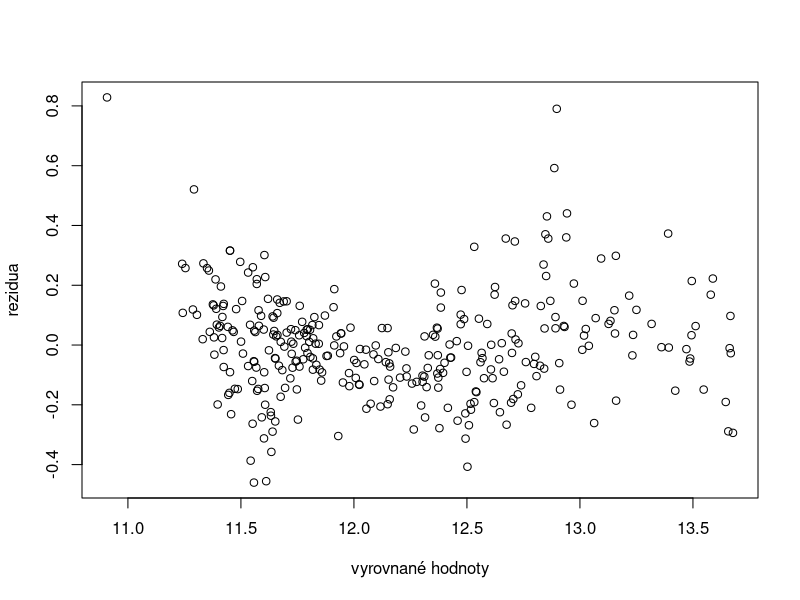
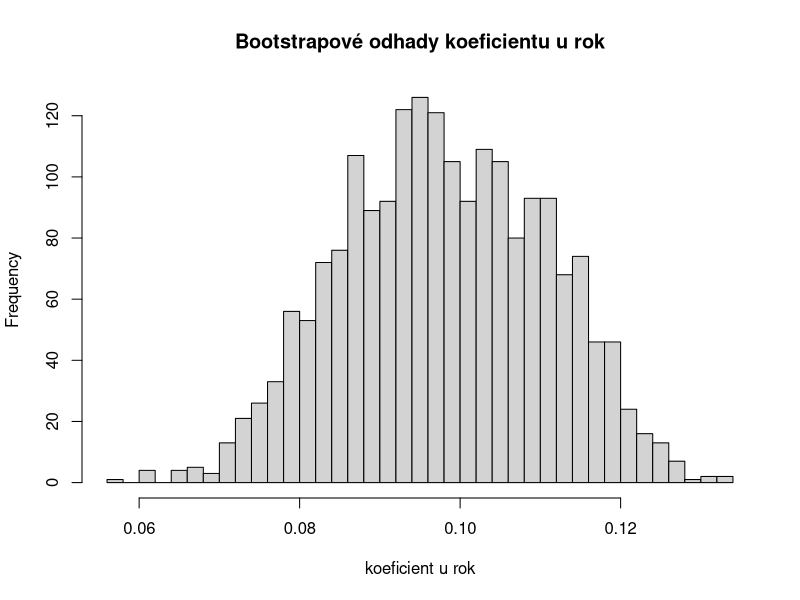

These figures' R source, in order:
# =============================================================================
# 4EK453 Principy ekonometrie – Přednáška 6: Robustní statistická indukce
# Jan Zouhar, Katedra ekonometrie FIS VŠE v Praze
#
# Skript reprodukuje všechny výsledky z prezentace. Spouštějte ho z kořene
# složky kurzu (data se čtou z podsložky data/).
# Řádky „# ---- název ----“ označují bloky, které se zobrazují v prezentaci.
#
# Potřebné balíčky: sandwich, lmtest, car
#   install.packages(c("sandwich", "lmtest", "car"))
# =============================================================================

# ---- nastaveni ----
options(scipen = 10)  # raději víc číslic než vědecký zápis (0.109 místo 1.090e-01)
library(sandwich)     # sendvičové odhady varianční matice: vcovHC(), vcovCL(), NeweyWest()
library(lmtest)       # coeftest(), bptest(), lrtest()
library(car)          # linearHypothesis(), deltaMethod()
set.seed(453)         # bootstrap a simulace jsou náhodné; seed zajistí stejné výsledky
se <- function(V) sqrt(diag(V))  # směrodatné chyby = odmocniny z diagonály varianční matice


# =============================================================================
# Ojeté škodovky: model z přednášky 5
# =============================================================================

# ---- skoda-model ----
sk <- read.csv("data/skoda.csv", sep = ";", fileEncoding = "CP1250")
sk$palivo <- factor(sk$palivo)  # faktor: úrovně zůstanou i ve výběrech bez LPG (8 aut)
m <- lm(log(cena) ~ I(km/1000) + rok + model + kombi + palivo, data = sk)

# ---- skoda-se ----
# Tři odhady směrodatných chyb pro tentýž model
se_klasicke <- se(vcov(m))                  # z sigma^2 (X'X)^{-1}, předpokládá homoskedasticitu
se_HC3      <- se(vcovHC(m, type = "HC3"))  # sendvič
round(cbind(odhad = coef(m), se_klasicke, se_HC3), 5)

# ---- skoda-rezidua ----
# Heteroskedasticita: rezidua vs. vyrovnané hodnoty; Breuschův-Paganův test
plot(fitted(m), resid(m), xlab = "vyrovnané hodnoty", ylab = "rezidua")
bptest(m)

# ---- skoda-HC ----
# Varianty sendviče: HC0 (White), HC1, HC3
V <- list(klasicke = vcov(m),
          HC0 = vcovHC(m, type = "HC0"),
          HC1 = vcovHC(m, type = "HC1"),
          HC3 = vcovHC(m, type = "HC3"))
round(sapply(V, se), 5)

# ---- skoda-coeftest ----
# Výpis koeficientů s robustními směrodatnými chybami, t-statistikami a p-hodnotami
coeftest(m, vcov = vcovHC(m, type = "HC3"))


# ---- mc-uvod ----
# =============================================================================
# Monte Carlo: pokrytí 95% intervalů spolehlivosti při heteroskedasticitě
# =============================================================================
# Populační model: y = 1 + 1*x + u, x ~ Exp(1), u = x * e, e ~ N(0, 1),
# tj. var(u | x) = x^2 (rozptyl roste s x). Zajímá nás, v kolika procentech
# výběrů obsahuje 95% interval spolehlivosti skutečnou hodnotu beta_1 = 1.

# ---- mc-pokryti ----
pokryti <- function(n, R = 1000) {
  vysledky <- replicate(R, {
    x <- rexp(n)
    y <- 1 + 1*x + x * rnorm(n)
    mm <- lm(y ~ x)
    c_krit <- qt(0.975, df = n - 2)
    chyby <- c(klasicke = sqrt(vcov(mm)[2, 2]),
               HC0 = sqrt(vcovHC(mm, type = "HC0")[2, 2]),
               HC3 = sqrt(vcovHC(mm, type = "HC3")[2, 2]))
    abs(coef(mm)[2] - 1) <= c_krit * chyby  # TRUE = interval pokrývá beta_1
  })
  rowMeans(vysledky)
}
pokryti_tab <- sapply(c(n_30 = 30, n_100 = 100, n_1000 = 1000), pokryti)
pokryti_tab  # podíl výběrů, ve kterých 95% interval pokryl skutečnou hodnotu


# ---- wages-uvod ----
# =============================================================================
# Mzdy v panelu: 595 lidí, každý pozorován 7 let (4,165 řádků)
# =============================================================================
# lwage … log mzdy, exper … roky praxe, wks … odpracované týdny v roce,
# ed … roky vzdělání, union, sex, black, married, smsa (bydlí ve městě),
# id … identifikátor člověka, time … rok (1–7)

# ---- wages-model ----
w <- read.csv("data/Wages.csv")
mw <- lm(lwage ~ exper + I(exper^2) + wks + ed + union + sex + black + married + smsa,
         data = w)

# ---- wages-cluster ----
# shluk = člověk (id)
V_CL <- vcovCL(mw, cluster = ~ id, type = "HC1")
round(cbind(odhad = coef(mw), klasicke = se(vcov(mw)),
            HC1 = se(vcovHC(mw, type = "HC1")),
            shlukove = se(V_CL)), 5)

# ---- wages-coeftest ----
coeftest(mw, vcov = V_CL)


# ---- okun-uvod ----
# =============================================================================
# Časové řady: Okunův zákon (čtvrtletní data)
# =============================================================================
# unemp … míra nezaměstnanosti (%), growth … čtvrtletní růst HDP (%)

# ---- okun-hac ----
ok <- read.csv("data/okun2.csv", sep = ";")
# změna nezaměstnanosti
ok$d_unemp <- c(NA, diff(ok$unemp))
mo <- lm(d_unemp ~ growth, data = ok)
V_NW <- NeweyWest(mo, lag = 4, prewhite = FALSE)
round(cbind(odhad = coef(mo), klasicke = se(vcov(mo)),
            HC1 = se(vcovHC(mo, type = "HC1")),
            NeweyWest = se(V_NW)), 5)


# ---- bootstrap-uvod ----
# =============================================================================
# Bootstrap
# =============================================================================

# ---- bootstrap-smycka ----
# Párový bootstrap: losujeme s vracením celá pozorování
n <- nrow(sk)
B <- 2000  # počet replikací
bs <- matrix(NA, nrow = B, ncol = length(coef(m)),
             dimnames = list(NULL, names(coef(m))))
for (b in 1:B) {
  vyber <- sample(n, n, replace = TRUE)  # s vracením
  bs[b, ] <- coef(lm(formula(m), data = sk[vyber, ]))
}
sum(is.na(bs[, "palivoLPG"]))  # replikace bez LPG
# sd napříč replikacemi
se_boot <- apply(bs, 2, sd, na.rm = TRUE)
round(cbind(se_klasicke, se_HC3, se_boot), 5)

# ---- bootstrap-hist ----
hist(bs[, "rok"], breaks = 50, main = "Bootstrapové odhady koeficientu u rok",
     xlab = "koeficient u rok")

# ---- bootstrap-shluky ----
# Panel: losujeme celé lidi (všech 7 let jednoho člověka najednou)
radky_cloveka <- split(seq_len(nrow(w)), w$id)   # pro každé id čísla jeho řádků
N_lidi <- length(radky_cloveka)
B_w <- 1000
bs_poz <- bs_shl <- matrix(NA, nrow = B_w, ncol = length(coef(mw)),
                           dimnames = list(NULL, names(coef(mw))))
for (b in 1:B_w) {
  # (a) chybně: losujeme jednotlivé řádky
  vyber_poz <- sample(nrow(w), nrow(w), replace = TRUE)
  bs_poz[b, ] <- coef(lm(formula(mw), data = w[vyber_poz, ]))
  # (b) správně: losujeme lidi a bereme všechny jejich řádky
  lide <- sample(N_lidi, N_lidi, replace = TRUE)
  vyber_shl <- unlist(radky_cloveka[lide])
  bs_shl[b, ] <- coef(lm(formula(mw), data = w[vyber_shl, ]))
}
round(cbind(shlukove    = se(V_CL),
            boot_radky  = apply(bs_poz, 2, sd),
            boot_shluky = apply(bs_shl, 2, sd)), 5)

# ---- vrchol ----
# Vrchol mzdového profilu: -b1 / (2 b2)
vrchol <- function(b)
  -b[["exper"]] / (2 * b[["I(exper^2)"]])
vrchol(coef(mw))  # bodový odhad
# vrchol v každé replikaci (bootstrap po lidech)
vrcholy_bs <- apply(bs_shl, 1, vrchol)
sd(vrcholy_bs)    # bootstrapová se
quantile(vrcholy_bs, c(0.025, 0.975))  # 95% CI

# ---- vrchol-delta ----
# Pro srovnání: delta metoda (lineární aproximace funkce odhadů)
deltaMethod(mw, "-b1 / (2*b2)", parameterNames = paste0("b", 0:9), vcov. = V_CL)


# ---- jackknife-uvod ----
# =============================================================================
# Jackknife
# =============================================================================

# ---- jackknife ----
# Vynecháme postupně každé pozorování a model odhadneme znovu
jk <- t(sapply(1:n, function(i) coef(lm(formula(m), data = sk[-i, ]))))
jk_prumer <- colMeans(jk)
V_jk <- (n - 1) / n * crossprod(sweep(jk, 2, jk_prumer))  # (n-1)/n * součet čtverců odchylek
round(cbind(se_HC3, se_jackknife = se(V_jk)), 5)


# ---- fgls-uvod ----
# =============================================================================
# Vážené nejmenší čtverce (FGLS)
# =============================================================================

# ---- fgls ----
# 1. model rozptylu: log(û^2) vysvětlujeme pomocí regresorů
sk$log_u2 <- log(resid(m)^2)
pomocna <- lm(update(formula(m), log_u2 ~ .), data = sk)
vahy <- 1 / exp(fitted(pomocna))  # 1 / odhad rozptylu
# 2. vážené nejmenší čtverce + robustní se
m_wls <- lm(formula(m), data = sk, weights = vahy)
round(cbind(OLS = coef(m), se_OLS = se_HC3,
            WLS = coef(m_wls),
            se_WLS = se(vcovHC(m_wls, type = "HC3"))), 5)


# ---- testy-uvod ----
# =============================================================================
# Porovnávání modelů: záleží cena na palivu?
# =============================================================================

# ---- robust-F ----
H0 <- c("palivodiesel = 0", "palivoLPG = 0")
linearHypothesis(m, H0)              # klasický F-test
linearHypothesis(m, H0,              # robustní (Waldův) test
                 vcov. = vcovHC(m, type = "HC3"))

# ---- wlrlm ----
m0 <- update(m, . ~ . - palivo)  # bez paliva
SSR_U <- deviance(m)    # neomezený model
SSR_R <- deviance(m0)   # omezený model
c(W  = n * (SSR_R - SSR_U) / SSR_U,
  LR = n * log(SSR_R / SSR_U),
  LM = n * (SSR_R - SSR_U) / SSR_R,
  mF = 2 * linearHypothesis(m, H0)$F[2],  # m = 2
  krit = qchisq(0.95, df = 2))

# ---- lm-pomocna ----
# LM = n * R^2 z pomocné regrese: rezidua omezeného
# modelu vysvětlujeme pomocí všech regresorů
pom <- lm(update(formula(m), resid(m0) ~ .), data = sk)
n * summary(pom)$r.squared

# ---- lrtest ----
lrtest(m0, m)   # LR test přímo z logaritmických věrohodností obou modelů


# ---- trojice-hladina ----
# Skutečná hladina W, LR a LM (s kritickou hodnotou chi^2) a F-testu, když H0 platí:
# 4 regresory, testujeme 2 restrikce (beta_3 = beta_4 = 0), nominální hladina 5 %
set.seed(4535)
hladina <- function(n, R = 5000) {
  zamitnuti <- replicate(R, {
    X <- cbind(1, matrix(rnorm(n * 4), n, 4))
    y <- drop(X[, 1:3] %*% c(1, 1, 1)) + rnorm(n)  # H0 platí
    SSR_U <- sum(lm.fit(X, y)$residuals^2)
    SSR_R <- sum(lm.fit(X[, 1:3], y)$residuals^2)
    c(W  = n * (SSR_R - SSR_U) / SSR_U > qchisq(0.95, 2),
      LR = n * log(SSR_R / SSR_U) > qchisq(0.95, 2),
      LM = n * (SSR_R - SSR_U) / SSR_R > qchisq(0.95, 2),
      F  = (SSR_R - SSR_U) / 2 / (SSR_U / (n - 5)) > qf(0.95, 2, n - 5))
  })
  rowMeans(zamitnuti)  # podíl zamítnutí platné H0
}
hladiny <- sapply(c(15, 30, 100, 1000), hladina)
colnames(hladiny) <- paste0("n=", c(15, 30, 100, 1000))
round(hladiny, 3)

# ---- lrm3-uvod ----
# =============================================================================
# Doplněk: LRM.3 a numerická přesnost (rok a jeho mocniny)
# =============================================================================
# Matice X s regresory year, year^2, year^3 má matematicky plnou hodnost,
# počítač ji ale kvůli konečné přesnosti za regulární nepovažuje.

# ---- lrm3-numerika ----
set.seed(2005)
roky <- data.frame(year = rep(1990:2020, each = 20))
roky$t <- roky$year - 2005  # vycentrovaný rok
roky$y <- 0.02*roky$t - 0.00003*roky$t^3 +
  rnorm(nrow(roky), sd = 0.3)
coef(lm(y ~ year + I(year^2) + I(year^3), data = roky))
coef(lm(y ~ t + I(t^2) + I(t^3), data = roky))

# ---- lrm3-kappa ----
# kappa: kolikrát se může zvětšit relativní
# chyba; při kappa kolem 10^d ztratíme zhruba
# d ze 16 platných číslic
X2 <- model.matrix(~ year + I(year^2), roky)
kappa(X2, exact = TRUE)  # 10^11: lm() zvládne
# vzorec (X'X)^(-1): kappa(X'X) = kappa(X)^2
chyba <- tryCatch(solve(crossprod(X2)),
                  error = conditionMessage)
cat(strwrap(chyba, 40), sep = "\n")

# ---- lrm3-kappa-kubicky ----
# Kubický model: kappa před a po vycentrování roku
kappa(model.matrix(~ year + I(year^2) + I(year^3), data = roky), exact = TRUE)
kappa(model.matrix(~ t + I(t^2) + I(t^3), data = roky), exact = TRUE)
